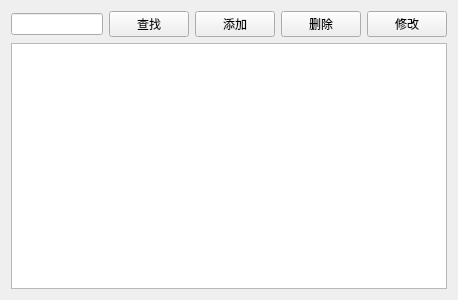
<?xml version="1.0" encoding="UTF-8"?>
<ui version="4.0">
 <class>RecordView</class>
 <widget class="QWidget" name="RecordView">
  <property name="geometry">
   <rect>
    <x>0</x>
    <y>0</y>
    <width>458</width>
    <height>300</height>
   </rect>
  </property>
  <property name="windowTitle">
   <string>Form</string>
  </property>
  <layout class="QVBoxLayout" name="verticalLayout">
   <item>
    <layout class="QHBoxLayout" name="horizontalLayout">
     <item>
      <widget class="QLineEdit" name="lineEdit"/>
     </item>
     <item>
      <widget class="QPushButton" name="btnFind">
       <property name="text">
        <string>查找</string>
       </property>
      </widget>
     </item>
     <item>
      <widget class="QPushButton" name="btnIncrease">
       <property name="text">
        <string>添加</string>
       </property>
      </widget>
     </item>
     <item>
      <widget class="QPushButton" name="btnDelete">
       <property name="text">
        <string>删除</string>
       </property>
      </widget>
     </item>
     <item>
      <widget class="QPushButton" name="btnModify">
       <property name="text">
        <string>修改</string>
       </property>
      </widget>
     </item>
    </layout>
   </item>
   <item>
    <widget class="QTableView" name="tableView"/>
   </item>
  </layout>
 </widget>
 <resources/>
 <connections/>
</ui>
